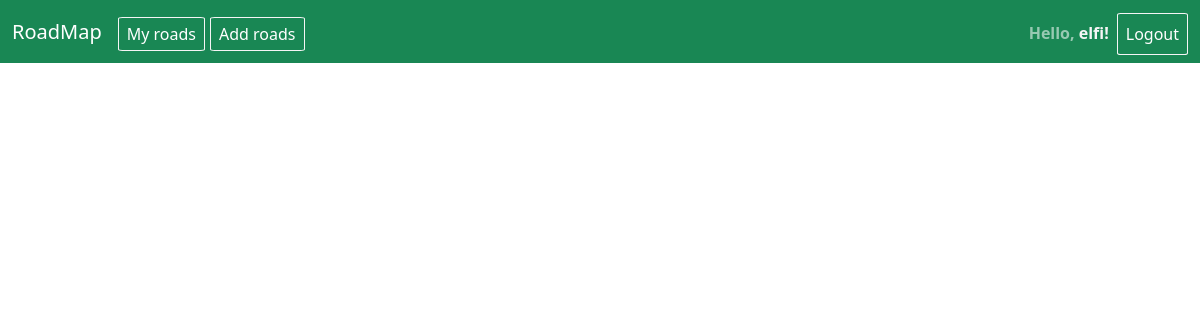
The app's page / (signed in), older data.
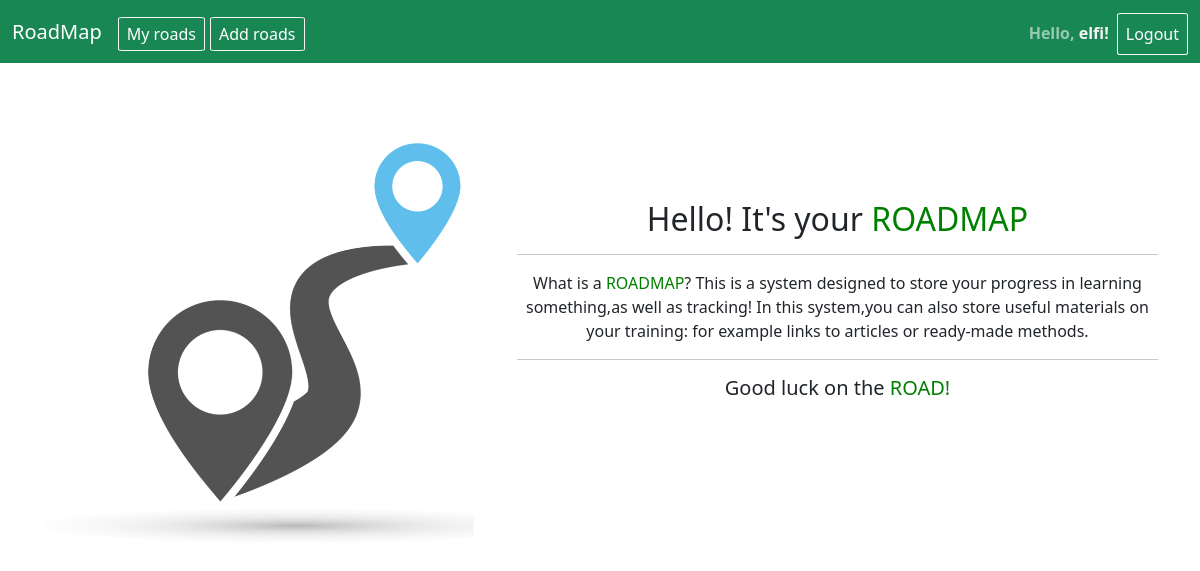
The same page, newer data.
### roadtrip/models.py (models this page shows)
class Img(models.Model):
    photo = models.ImageField(upload_to='users/%Y/%m/%d', blank=True)

### roadtrip/views.py (the view)
# urls.py: path('', views.startPage, name="startPage"),
def startPage(request):
        if request.user.is_authenticated:
                model = Img.objects.all()
                return render(request, 'roadtrip/startpage.html', {'model' : model})
        else:
                return HttpResponseRedirect('accounts/login')

### roadtrip/templates/roadtrip/startpage.html (shortened to what this page needs)
{% extends 'template.html' %}
{% block main %}
{% for img in model %}
<div class="container">
    <div class="row" justify-content-between style="text-align: center; margin-top: 5em">
        <div class="col-xs-12 col-md-5">
            <div class="image"><img src="{{img.photo.url}}"></div>
        </div>
        <div class="col-xs-11 col-md-7 txt"><h2>Hello! It's your <span style="color:green">ROADMAP</span></h2><hr>
        <p>What is a <span style="color:green">ROADMAP</span>? This is a system designed to store your
        progress in learning something,as well as tracking!
        In this system,you can also store useful materials on your training: for example links to articles or
            ready-made methods.<hr> <h5>Good luck on the <span style="color:green">ROAD!</span></h5></p></div>
    </div>
</div>
{% endfor %}
{% endblock %}

### roadtrip/templates/template.html (shortened to what this page needs)
{% load crispy_forms_tags %}
<html lang="en">
  <head>
    <link href="https://cdn.jsdelivr.net/npm/bootstrap@5.0.0-beta1/dist/css/bootstrap.min.css" rel="stylesheet">
  </head>
  <body>
  {% block menu %}
 <nav class="navbar navbar-expand-lg navbar-dark bg-success justify-content-between">
  <div class="container-fluid">
    <a class="navbar-brand" href="/">RoadMap</a>
    <div class="collapse navbar-collapse" id="navbarSupportedContent">
      <ul class="navbar-nav me-auto mb-2 mb-lg-0">
        <li class="nav-item">
          <a class="nav-link active" aria-current="page" href="{% url 'myRoads' %}" style="border-style: solid; border-width: 1px; border-color: whitesmoke; border-radius: 5%; margin-right: 5px; padding: 4px 8px 4px 8px; text-align: center; margin-top: 5px">My roads</a>
        </li>
        <li class="nav-item">
          <a class="nav-link active" href="{% url 'addTarg' %}" style="border-style: solid; border-width: 1px; border-color: whitesmoke; border-radius: 5%; margin-right: 5px; padding: 4px 8px 4px 8px; text-align: center; margin-top: 5px">Add roads</a>
        </li>
      </ul>
      <ul class="navbar-nav me-left mb-0 mb-lg-0">
        {% if request.user.is_authenticated %}
      <li class="nav-item">
        <li class="nav-item">
        <a class="nav-link" href="{% url 'profile' %}" style="margin-top: 5px; font-weight: bold">Hello, <span style="color: whitesmoke;">{{ request.user.username }}!</span></a>
      </li>
        <li class="nav-item">
        <a class="nav-link active" style="border-style: solid; border-width: 1px; border-color: whitesmoke; border-radius: 5%; text-align: center; margin-top: 5px" href="{% url 'logout' %}">Logout</a>
      </li>
        {% endif %}
      </ul>
    </div>
  </div>
</nav>
  {% endblock %}
    <div style="margin: 1%">
      {% block main %}
    {% endblock %}
    </div>
  </body>
</html>

### roadtrip/templates/roadtrip/startpage.html (style rules this page uses)
.image { width: 27em; height: 25em; }
.image img { width: 100%; height: 100%; object-fit: cover; object-position: 0 0; }
.txt { padding-top: 5%; }

Row changes from the older to the newer data that the page shows:
added Img: photo (picture)
